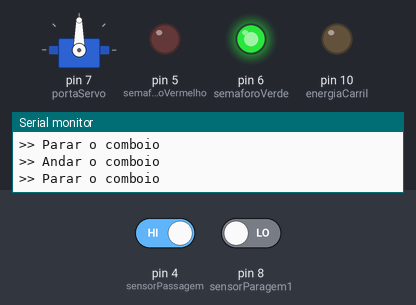
Bench run of a sketch on a simulated Arduino Uno, built with avr-gcc and run on an emulated ATmega328P. On the bench: servo, output pins drawn as LEDs (lit = HIGH), the last lines printed to the serial monitor. Inputs (shaded band) come from the test bench; at power-on: pin 4 (sensorPassagem) HIGH, pin 8 (sensorParagem1) LOW.

Above: at 13.8 s.
13.9 s: pin 4 (sensorPassagem) driven LOW
At 17.6 s:
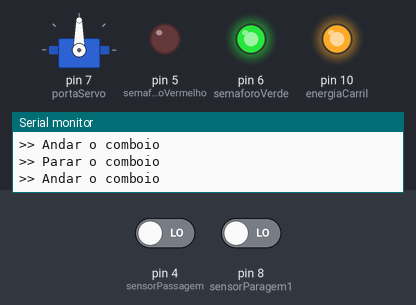
At 26.5 s:
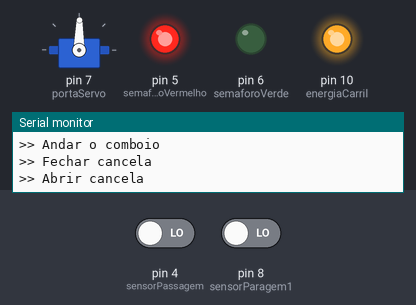
Timing chart, 0 to 29.6 s (numbered marks = the images above; inputs shaded):
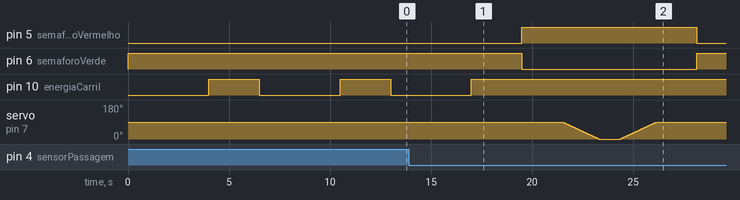

The sketch:

comboio_v1.ino
```cpp
#include <Servo.h>

#define SEGUNDO 1000

#define temporizacaoSensores 2.5

#define sensorPassagem 4
#define semaforoVermelho 5
#define semaforoVerde 6

#define sensorParagem1 8
#define sensorParagem2 9
#define energiaCarril 10

#define portaServo 7

int pos = 90;
Servo s;

void setup() {

    Serial.begin(9600);

    pinMode(sensorPassagem, INPUT);
    pinMode(semaforoVermelho, OUTPUT);
    pinMode(semaforoVerde, OUTPUT);

    pinMode(sensorParagem1, INPUT);
    pinMode(sensorParagem2, INPUT);
    pinMode(energiaCarril, OUTPUT);

    s.attach(portaServo);
    s.write(pos);

    digitalWrite(semaforoVerde, HIGH);
    digitalWrite(semaforoVermelho, LOW);

    digitalWrite(energiaCarril, HIGH);
}

void loop() {

    if(digitalRead(sensorPassagem) == LOW){
      abreCancela();
    }
    else if(digitalRead(sensorParagem1) == LOW || digitalRead(sensorParagem2) == LOW){
      pararComboios();
    }

}

void pararComboios(){

    Serial.println(">> Parar o comboio");
    digitalWrite(energiaCarril, LOW);

    delay(4 * SEGUNDO);

    Serial.println(">> Andar o comboio");
    digitalWrite(energiaCarril, HIGH);

  delay(temporizacaoSensores*SEGUNDO);
}

void abreCancela(){

    digitalWrite(semaforoVerde, LOW);
    digitalWrite(semaforoVermelho, HIGH);

    delay(SEGUNDO/0.5);

    Serial.println(">> Fechar cancela");
    for(; pos >= 0; pos--){
        s.write(pos);
        delay(SEGUNDO/50);
    }


    delay(SEGUNDO);

    Serial.println(">> Abrir cancela");
    for(; pos < 90; pos++){
      s.write(pos);
      delay(SEGUNDO/50);
    }

    delay(SEGUNDO/0.5);

    digitalWrite(semaforoVerde, HIGH);
    digitalWrite(semaforoVermelho, LOW);

    delay(temporizacaoSensores*SEGUNDO);

}
```

Measured:
- after the input at 13.9 s, pin 5 (semaforoVermelho): LOW → HIGH after 5.6 s, → LOW 8.7 s later; pin 6 (semaforoVerde): HIGH → LOW after 5.6 s, → HIGH 8.7 s later; pin 10 (energiaCarril): goes on until 17.0 s, then stays HIGH
- by itself, pin 10 (energiaCarril): alternates HIGH for 2.5 s and LOW for 4.0 s
